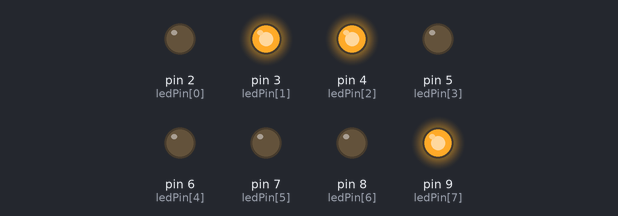
Bench run of a sketch on a simulated Arduino Uno, built with avr-gcc and run on an emulated ATmega328P. Parts: output pins drawn as LEDs (lit = HIGH).

Above: at 0.1 s.
Timing chart, 0 to 1.6 s (numbered marks = the images above):
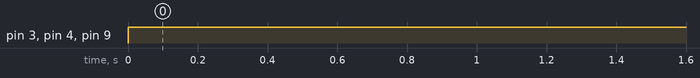

The sketch:

odev.ino
```cpp
#define D1D0  78
#define D3D2  56

int sonuc = D1D0 + D3D2;

int ledPin[] = {2,3,4,5,6,7,8,9};

void setup()
{
  for(int i = 0; i < 9; i++)
  {
    pinMode(ledPin[i],OUTPUT);
  }
}

void loop()
{
  displayBinary(sonuc);
}

void displayBinary(byte numToShow)
{
  for(int i = 8; i > 0; i--)
  {
    if(bitRead(numToShow, i) == 1)
    {
      digitalWrite(ledPin[i],HIGH);
    }
    else
    {
     digitalWrite(ledPin[i],LOW);
    }
  }
}
```

Measured:
- by itself, pin 3 (ledPin[1]), pin 4 (ledPin[2]), pin 9 (ledPin[7]): LOW → HIGH at 0.00 s
